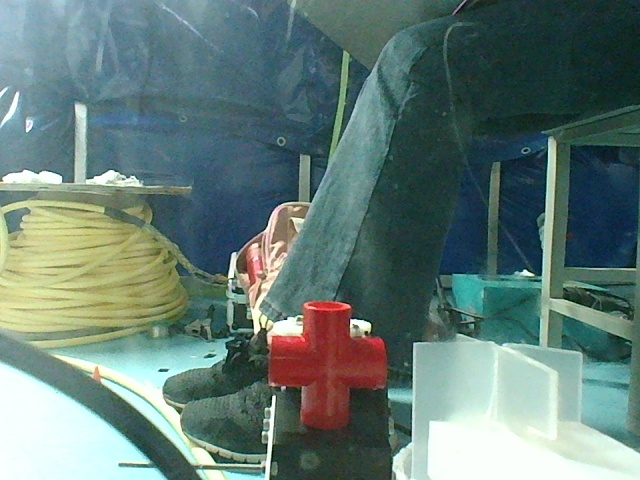
#> input picture ROV/docking station/a1.jpg, 640 x 480 px, given in place of 1.png, which was not available
$ python get_fish_length_scx.py
#> lines starting #> are read from the running program, lines starting #| are printed output that depends on the picture; after the words box and inside, x2 and y2 are one past the last pixel; in counts of white or black regions, pixels touching at a corner belong together; pictures that were not available may be replaced by others from this repository, and a replacement may not be noted
import cv2
import numpy as np


def empty(a):
    pass


# 图像前期处理

def color_filter(img, Lower, Upper, k_e, k_d):  # k_e为腐蚀处理的卷积核，k_d为膨胀处理的卷积核
    HSV_img = cv2.cvtColor(img, cv2.COLOR_BGR2HSV)
    if Lower[0] > Upper[0]:
        mask1 = cv2.inRange(HSV_img, Lower, 180)
        mask2 = cv2.inRange(HSV_img, 0, Upper)
        mask = cv2.bitwise_and(mask1, mask2)
    else:
        mask = cv2.inRange(HSV_img, Lower, Upper)

        kernel_e = np.ones((k_e, k_e), np.uint8)  # 卷积核设置
        erosion = cv2.erode(mask, kernel_e, iterations=3)  # 腐蚀处理
        kernel_d = np.ones((k_d, k_d), np.uint8)  # 卷积核设置
        dilation = cv2.dilate(erosion, kernel_d, iterations=3)  # 膨胀处理

        img_maskcolor = dilation

    return img_maskcolor


# 根据像素值、距离、焦距测长度

def Length_C(KNOWN_DISTANCE, focalLength, perWidth):
    # compute and return the distance from the maker to the camera
    longth = (KNOWN_DISTANCE * perWidth * 2) / focalLength
    return longth


def find_marker(img):
    imgray = cv2.cvtColor(img, cv2.COLOR_BGR2GRAY)
    ret, thresh = cv2.threshold(imgray, 127, 255, 0)
    contours, hierarchy = cv2.findContours(thresh, cv2.RETR_TREE, cv2.CHAIN_APPROX_SIMPLE)
    cv2.drawContours(img, contours, -1, (0, 0, 255), )
    cv2.imshow('img', img)
    for contour1 in contours:
        area = []
        # 找到最大的轮廓
        for k in range(len(contours)):
            area.append(cv2.contourArea(contours[k]))
        max_idx = np.argmax(np.array(area))

        #print(max_idx)

        # 找最小外接圆

        (x, y), radius = cv2.minEnclosingCircle(contours[max_idx])

        # 最小外接圆半径

        radius = int(radius)
        print(radius)
        return radius


if __name__ == '__main__':
    # [6 lines of commented-out code are left out]
    frame = cv2.imread(r'C:\Users\13196\Desktop\1.png')  #'D:\pic\photo111.jpg', )
#> frame is the input picture: shape (480, 640, 3); mean B, G, R 118.1, 123.7, 99.9
    cv2.namedWindow('depth')
    cv2.resizeWindow('depth', 640, 360)
    cv2.createTrackbar('Hue min', 'depth', 67, 179, empty)#65
    cv2.createTrackbar('Hue max', 'depth', 95, 179, empty)#123
    cv2.createTrackbar('Sat min', 'depth', 105, 255, empty)#32
    cv2.createTrackbar('Sat max', 'depth', 239, 255, empty)#115
    cv2.createTrackbar('Val min', 'depth', 24, 255, empty)#123#
    cv2.createTrackbar('Val max', 'depth', 255, 255, empty)#255
    cv2.createTrackbar('Kernel_e', 'depth', 1, 10, empty)#1
    cv2.createTrackbar('Kernel_d', 'depth', 1, 10, empty)#1

    while True:
        #ret, frame = cap.read()

        # 阈值及卷积核设置
        h_min = cv2.getTrackbarPos('Hue min', 'depth')
        h_max = cv2.getTrackbarPos('Hue max', 'depth')
        s_min = cv2.getTrackbarPos('Sat min', 'depth')
        s_max = cv2.getTrackbarPos('Sat max', 'depth')
        v_min = cv2.getTrackbarPos('Val min', 'depth')
        v_max = cv2.getTrackbarPos('Val max', 'depth')
        Lower = np.array([h_min, s_min, v_min])
        Upper = np.array([h_max, s_max, v_max])
        k_e = cv2.getTrackbarPos('Kernel_e', 'depth')  # 腐蚀处理的卷积核
        k_d = cv2.getTrackbarPos('Kernel_d', 'depth')  # 膨胀处理的卷积核

        # 图像处理

        img_binary = color_filter(frame, Lower, Upper, k_e, k_d)
#> in color_filter, `HSV_img = cv2.cvtColor(img, cv2.COLOR_BGR2HSV)`: HSV_img: shape (480, 640, 3); mean H, S, V 78.9, 90.9, 130.7
#> in color_filter, `mask = cv2.inRange(HSV_img, Lower, Upper)`:
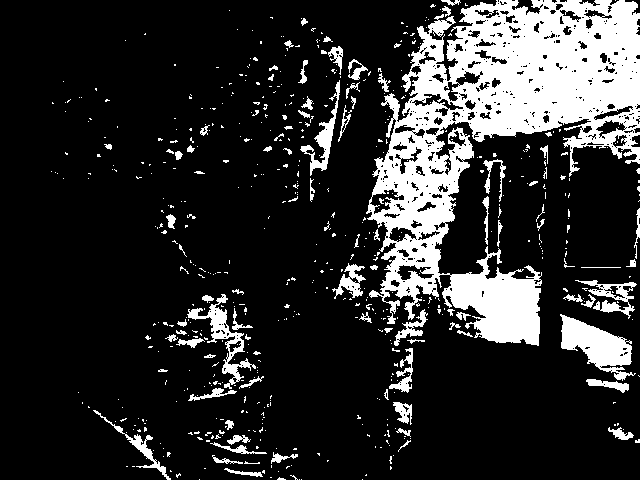
#> mask: shape (480, 640); 17.9% white; 598 white regions (507 under 20 px), largest, box (x1, y1, x2, y2) and area: (366, 0, 640, 346) 40417, (560, 314, 636, 381) 2344, (187, 294, 256, 389) 1310
        img_binary_split = np.hsplit(img_binary, 2)
#> img_binary_split = 2 items
        img_binary_1_split = img_binary_split[0]
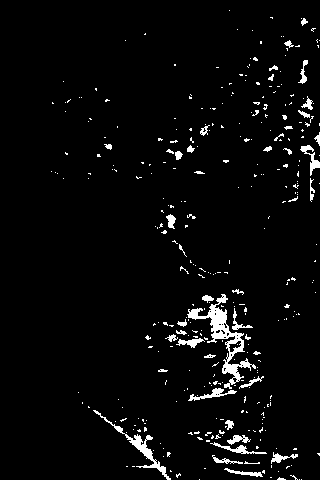
#> img_binary_1_split: shape (480, 320); 3.7% white; 344 white regions (300 under 20 px), largest, box (x1, y1, x2, y2) and area: (187, 294, 256, 389) 1310, (93, 410, 171, 480) 542, (188, 388, 237, 401) 205
        img_binary_2_split = img_binary_split[1]
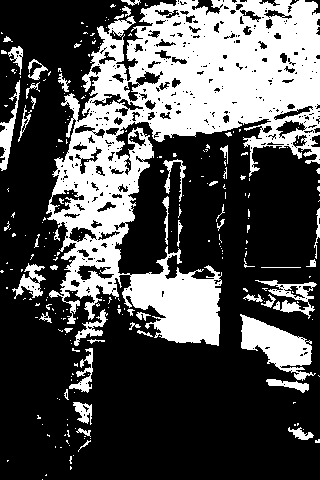
#> img_binary_2_split: shape (480, 320); 32% white; 257 white regions (208 under 20 px)
        sample_flag = 1
        if sample_flag == 1:
            img_binary_1_split_down = cv2.pyrDown(img_binary_1_split)
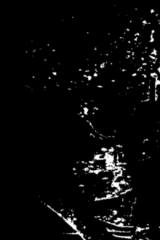
#> img_binary_1_split_down: shape (240, 160); min 0, max 255, mean 9.4
            img_binary_2_split_down = cv2.pyrDown(img_binary_2_split)
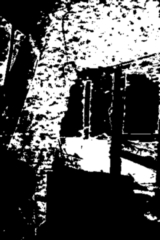
#> img_binary_2_split_down: shape (240, 160); min 0, max 255, mean 81.7
            # 是否进行下采样
            contours1, _ = cv2.findContours(img_binary_1_split_down, cv2.RETR_EXTERNAL, cv2.CHAIN_APPROX_NONE)
#> contours1 = 116 contours, 97 with area under 20; largest, box (x1, y1, x2, y2) and area: (76, 146, 133, 202) 1324, (93, 197, 150, 235) 441, (40, 200, 92, 240) 392, (149, 65, 160, 102) 142, (105, 227, 137, 240) 141
            contours2, _ = cv2.findContours(img_binary_2_split_down, cv2.RETR_EXTERNAL, cv2.CHAIN_APPROX_NONE)
#> contours2 = 32 contours, 21 with area under 20; largest, box (x1, y1, x2, y2) and area: (2, 0, 160, 236) 16171, (119, 156, 160, 198) 830, (0, 15, 27, 87) 632, (121, 137, 160, 161) 495, (107, 72, 115, 131) 152
            x_array_1 = []
            y_array_1 = []
            len_array_1 = list()
            x_array_2 = []
            y_array_2 = []
            len_array_2 = list()
            # 求形心
            for contour1 in contours1:
                if cv2.contourArea(contour1) > 3:
                    M = cv2.moments(contour1)
                    # print("len:" + str(len(approx)))
                    #cv2.drawContours(img, [approx], 0, (0, 0, 0), 5)  # 绘制轮廓线
                    #if M['m00'] < 0.5:
                        #continue
                    x = int(M['m10'] / M['m00'])  # 廓线坐标
                    y = int(M['m01'] / M['m00'])  # 廓线坐标
                    if (y < 360 * (2 - sample_flag)) & (y > 1 * (2 - sample_flag)) & (x > 1 * (2 - sample_flag)) & (
                            x < 520 * (2 - sample_flag)) & (cv2.contourArea(contour1) > 3):
                        x_array_1.append(x)
                        y_array_1.append(y)
                        cv2.circle(img_binary_1_split_down, (x, y), 10, 2)
#> this loop made 116 passes
#> (x, y) on passes 2, 4, 5, 6, 8, 11, 13, 14, 15, 16, 18, 19: (144, 238), (102, 234), (143, 233), (119, 233), (121, 205), (69, 221), (121, 219), (122, 199), (39, 196), (82, 190), (81, 185), (75, 173)
#> contour1 on passes 1, 43, 47: [[99, 239], [100, 239]], [[159, 91], [159, 92]], [[75, 86], [75, 87], [76, 87], [76, 86]]
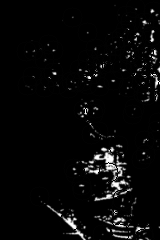
#> img_binary_1_split_down: shape (240, 160); 10.7% of pixels changed, all inside (x1, y1, x2, y2) = (16, 0, 160, 240)
#> after the loop, x_array_1 = 85 values, max 158 at index 21, min 26 at index 62, mean 106.1; y_array_1 = 85 values, max 238 at index 0, min 8 at index 84, mean 94.61
            x_array_1_ch = np.array(x_array_1)
#> x_array_1_ch has the same summary as x_array_1
            for contour2 in contours2:
                if cv2.contourArea(contour2) > 3:
                    M = cv2.moments(contour2)
                    if M['m00'] < 0.5:
                        continue
                    x = int(M['m10'] / M['m00'])  # 廓线坐标
                    y = int(M['m01'] / M['m00'])  # 廓线坐标
                    if (y < 360 * (2 - sample_flag)) & (y > 1 * (2 - sample_flag)) & (x > 1 * (2 - sample_flag)) & (
                            x < 520 * (2 - sample_flag)) & (cv2.contourArea(contour2) > 3):#1-120；3-100
                        x_array_2.append(x)
                        y_array_2.append(y)
                        cv2.circle(img_binary_2_split_down, (x, y), 10, 2)
#> this loop made 32 passes
#> (x, y) on passes 1, 2, 3, 4, 5, 6, 7, 8, 9, 10, 12, 13: (22, 237), (4, 230), (28, 223), (24, 217), (150, 216), (33, 217), (20, 209), (147, 201), (139, 175), (142, 148), (1, 135), (3, 131)
#> contour2 on pass 16: [[12, 117], [12, 118], [13, 118], [13, 117]]
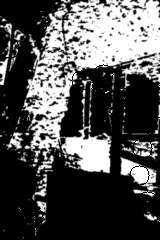
#> img_binary_2_split_down: shape (240, 160); 3.57% of pixels changed, all inside (x1, y1, x2, y2) = (0, 11, 160, 240)
#> after the loop, x_array_2 = 28 values, max 158 at index 21, min 3 at index 10, mean 78.46; y_array_2 = 28 values, max 237 at index 0, min 21 at index 25, mean 136.3
            x_array_2_ch = np.array(x_array_2)
#> x_array_2_ch has the same summary as x_array_2
            print("len", len(x_array_1_ch))
#| len 85
            print("len", len(x_array_2_ch))
#| len 28
            cv2.imshow("bino1", img_binary_1_split_down)
            cv2.imshow("bino2", img_binary_2_split_down)
            if ((len(x_array_1_ch) - len(x_array_2_ch)) == 0) & (len(x_array_2_ch) != 0):
                if len(x_array_2_ch) == 1:
                    for i in x_array_1_ch - x_array_2_ch:
                        distance = 5400 / i  # 2000为比例系数，可根据不同环境来进行调整
            else:
                distance = - 1  # 不对齐错误
        print(distance)
        image = img_binary_1_split_down
        cv2.imshow('img', frame)
        # 储存图像及距离
        key = cv2.waitKey(200)
#> (key Esc is pressed here)
        if (distance != -1) & (key == ord('s')):
            cv2.imwrite('image.jpg', image)
            break
img = cv2.imread('image.jpg')
focalLength = 114.75#焦距
KNOWN_DISTANCE1 = distance
marker = find_marker(img)  # 轮廓像素值
lenth = Length_C(KNOWN_DISTANCE1, focalLength, marker)  # 长度
print(lenth)
